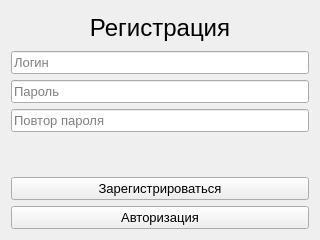
<?xml version="1.0" encoding="UTF-8"?>
<ui version="4.0">
 <class>RegistrationWindow</class>
 <widget class="QWidget" name="RegistrationWindow">
  <property name="geometry">
   <rect>
    <x>0</x>
    <y>0</y>
    <width>320</width>
    <height>240</height>
   </rect>
  </property>
  <property name="sizePolicy">
   <sizepolicy hsizetype="Expanding" vsizetype="Expanding">
    <horstretch>0</horstretch>
    <verstretch>0</verstretch>
   </sizepolicy>
  </property>
  <property name="font">
   <font>
    <pointsize>10</pointsize>
   </font>
  </property>
  <property name="windowTitle">
   <string>Form</string>
  </property>
  <layout class="QVBoxLayout" name="verticalLayout">
   <item>
    <widget class="QLabel" name="titleLable">
     <property name="sizePolicy">
      <sizepolicy hsizetype="Preferred" vsizetype="Preferred">
       <horstretch>0</horstretch>
       <verstretch>0</verstretch>
      </sizepolicy>
     </property>
     <property name="font">
      <font>
       <pointsize>18</pointsize>
      </font>
     </property>
     <property name="layoutDirection">
      <enum>Qt::LeftToRight</enum>
     </property>
     <property name="frameShape">
      <enum>QFrame::NoFrame</enum>
     </property>
     <property name="frameShadow">
      <enum>QFrame::Plain</enum>
     </property>
     <property name="text">
      <string>Регистрация</string>
     </property>
     <property name="textFormat">
      <enum>Qt::MarkdownText</enum>
     </property>
     <property name="alignment">
      <set>Qt::AlignCenter</set>
     </property>
    </widget>
   </item>
   <item>
    <layout class="QHBoxLayout" name="horizontalLayout_2">
     <item>
      <widget class="QLineEdit" name="loginLine">
       <property name="placeholderText">
        <string>Логин</string>
       </property>
      </widget>
     </item>
    </layout>
   </item>
   <item>
    <layout class="QHBoxLayout" name="horizontalLayout_3">
     <item>
      <widget class="QLineEdit" name="passwordLine">
       <property name="echoMode">
        <enum>QLineEdit::Password</enum>
       </property>
       <property name="placeholderText">
        <string>Пароль</string>
       </property>
      </widget>
     </item>
    </layout>
   </item>
   <item>
    <layout class="QHBoxLayout" name="horizontalLayout_4">
     <item>
      <widget class="QLineEdit" name="repeatPasswordLine">
       <property name="echoMode">
        <enum>QLineEdit::Password</enum>
       </property>
       <property name="placeholderText">
        <string>Повтор пароля</string>
       </property>
      </widget>
     </item>
    </layout>
   </item>
   <item>
    <widget class="QLabel" name="errorLabel">
     <property name="text">
      <string/>
     </property>
     <property name="alignment">
      <set>Qt::AlignCenter</set>
     </property>
    </widget>
   </item>
   <item>
    <layout class="QHBoxLayout" name="horizontalLayout_6">
     <item>
      <widget class="QPushButton" name="registrationButton">
       <property name="text">
        <string>Зарегистрироваться</string>
       </property>
      </widget>
     </item>
    </layout>
   </item>
   <item>
    <layout class="QHBoxLayout" name="horizontalLayout_7">
     <item>
      <widget class="QPushButton" name="authorisationButton">
       <property name="text">
        <string>Авторизация</string>
       </property>
      </widget>
     </item>
    </layout>
   </item>
  </layout>
 </widget>
 <resources/>
 <connections/>
</ui>
